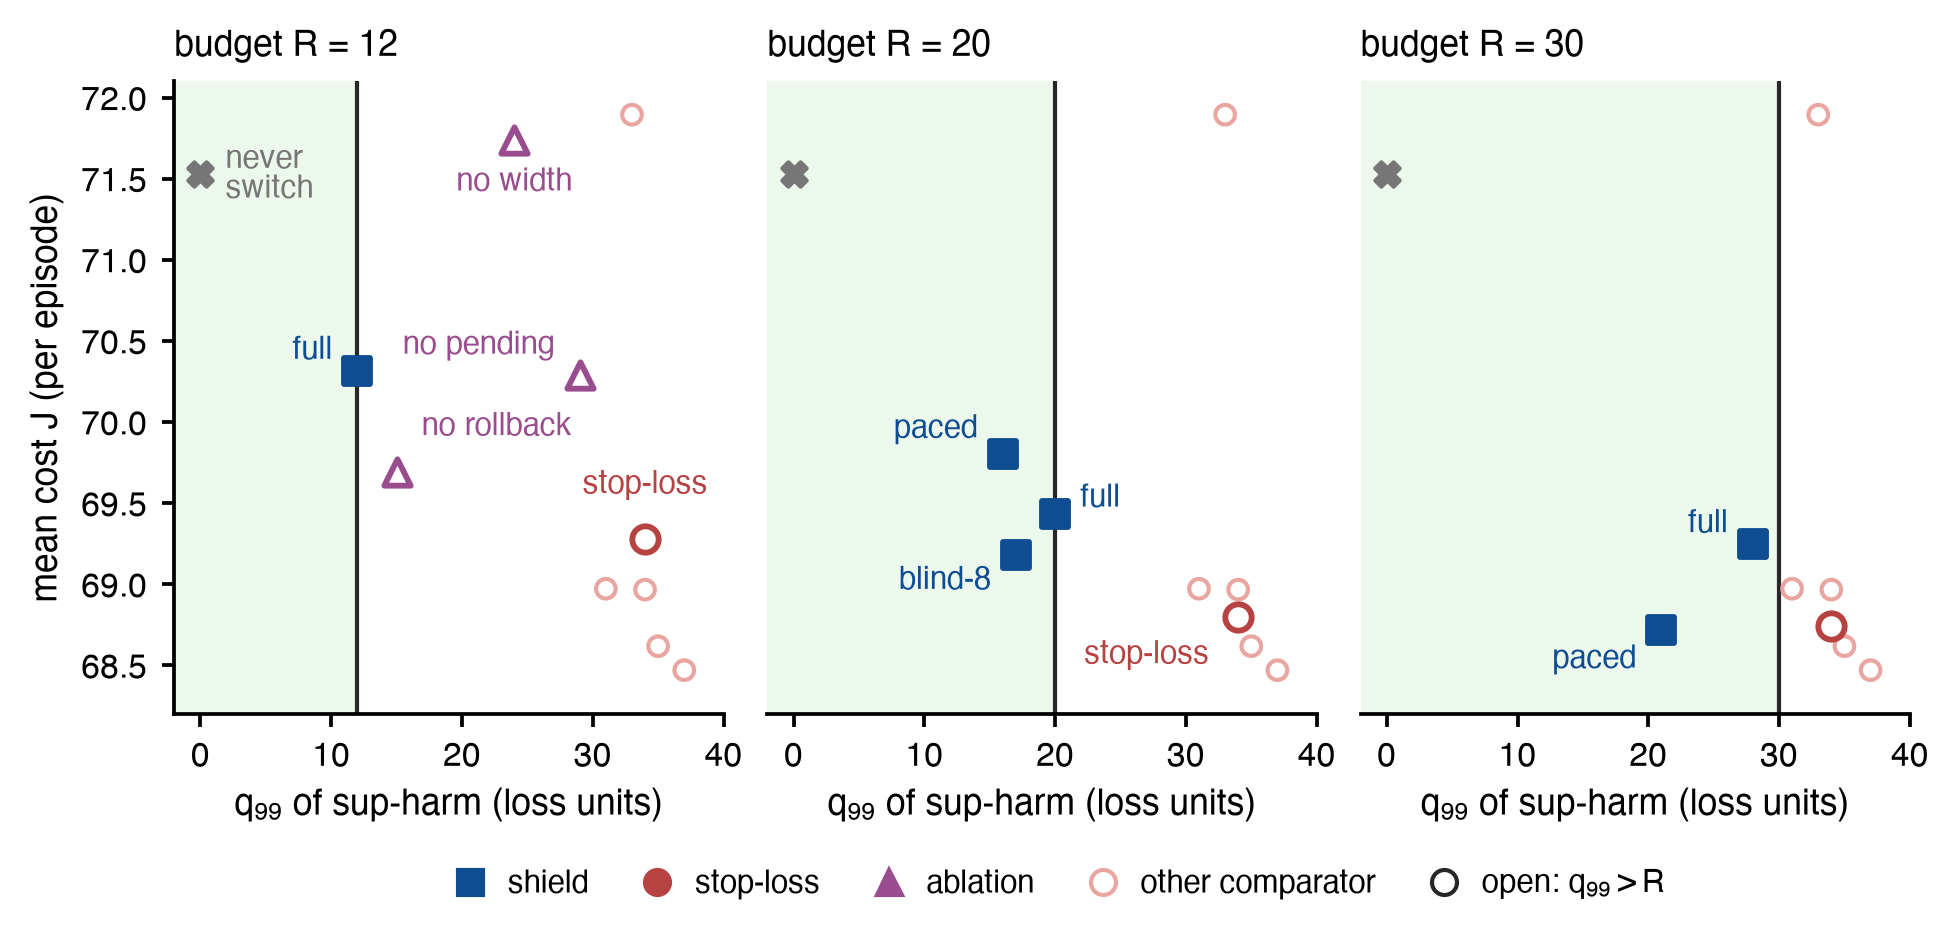

The Python source for this figure:
"""Appendix version (all three budgets and the ablations). Figure 4: mean cost J vs 99th percentile of sup-harm, all arms of the registered run (confirm_summary.json, descriptive).
One panel per budget R; arms without a budget (comparators, never) are repeated faintly in every panel."""
import sys
from pathlib import Path

sys.path.insert(0, str(Path(__file__).resolve().parent))
import matplotlib.pyplot as plt
from matplotlib.lines import Line2D
from style import PALETTE as P, RES, WIDTH, apply_style, load_json, save

desc = load_json(RES / "confirm_summary.json")["descriptive"]
# arm -> (label, family, (dx, dy, ha)) ; family: sh shield, st stop-loss, abl ablation
PANELS = {
    12: {"f3_pi1_R12": ("full", "sh", (-6, 5, "right")), "stoploss_R12": ("stop-loss", "st", (0, 13, "center")),
         "f3_pi1_R12_nopending": ("no pending", "abl", (-6, 7, "right")), "f3_pi1_R12_norollback": ("no rollback", "abl", (6, 11, "left")),
         "f3_pi25_R12_noconf": ("no width", "abl", (0, -10, "center"))},
    20: {"f3_pi1_R20": ("full", "sh", (6, 4, "left")), "f3v2d_R20": ("paced", "sh", (-6, 6, "right")),
         "f3v2_R20_blind8": ("blind-8", "sh", (-6, -6, "right")), "stoploss_R20": ("stop-loss", "st", (-7, -9, "right"))},
    30: {"f3_pi1_R30": ("full", "sh", (-6, 5, "right")), "f3v2d_R30": ("paced", "sh", (-6, -7, "right")),
         "stoploss_R30": ("", "st", (0, 0, "left"))},
}
NOBUD = ["wald_cut", "cusum", "gate_wald", "cusum_rb_h4", "cusum_rb_h8"]
COL = {"sh": P["blue_main"], "st": P["red_strong"], "abl": P["violet"]}
MK = {"sh": "s", "st": "o", "abl": "^"}
assert set(desc) == set(NOBUD) | {"never"} | {a for p in PANELS.values() for a in p}

apply_style(8.5)
fig, axes = plt.subplots(1, 3, figsize=(WIDTH, 3.1), sharey=True, gridspec_kw=dict(wspace=0.08, left=0.1, right=0.99, top=0.88, bottom=0.2))
for k, (ax, (R, arms)) in enumerate(zip(axes, PANELS.items())):
    ax.axvspan(-3, R, color=P["green_1"], alpha=0.55, lw=0)
    ax.axvline(R, color=P["dark"], lw=1.0)
    ax.set_title(f"budget $R$ = {R}", loc="left", fontsize=8.5)
    for a in NOBUD:
        ax.scatter(desc[a]["sup_q99"], desc[a]["J"], s=22, marker="o", facecolor="none", edgecolor=P["red_2"], linewidths=1.0, zorder=2)
    ax.scatter(0, desc["never"]["J"], s=34, marker="X", color=P["grey"], zorder=2)
    for a, (lab, fam, (dx, dy, ha)) in arms.items():
        d = desc[a]; ok = d["sup_q99"] <= R
        ax.scatter(d["sup_q99"], d["J"], s=40, marker=MK[fam], edgecolor=COL[fam], facecolor=COL[fam] if ok else "white", linewidths=1.4, zorder=4)
        if lab: ax.annotate(lab, (d["sup_q99"], d["J"]), xytext=(dx, dy), textcoords="offset points", ha=ha, va="center", fontsize=7.5, color=COL[fam])
    ax.set_xlim(-2, 40); ax.set_ylim(68.2, 72.1)
    ax.set_xlabel("$q_{99}$ of sup-harm (loss units)")
axes[0].set_ylabel("mean cost $J$ (per episode)")
for ax in axes[1:]: ax.tick_params(axis="y", left=False); ax.spines["left"].set_visible(False)
axes[0].annotate("never\nswitch", (0, desc["never"]["J"]), xytext=(6, 0), textcoords="offset points", fontsize=7.5, color=P["grey"], va="center", ha="left")
handles = [Line2D([], [], marker="s", color=P["blue_main"], lw=0, ms=6, label="shield"),
           Line2D([], [], marker="o", color=P["red_strong"], lw=0, ms=6, label="stop-loss"),
           Line2D([], [], marker="^", color=P["violet"], lw=0, ms=6, label="ablation"),
           Line2D([], [], marker="o", mfc="none", mec=P["red_2"], lw=0, ms=6, label="other comparator"),
           Line2D([], [], marker="o", mfc="white", mec=P["dark"], lw=0, ms=6, label="open: $q_{99}>R$")]
fig.legend(handles=handles, loc="lower center", ncol=5, bbox_to_anchor=(0.55, -0.03), fontsize=7.5, columnspacing=1.2, handletextpad=0.2)
save(fig, "cost_tail_full")
